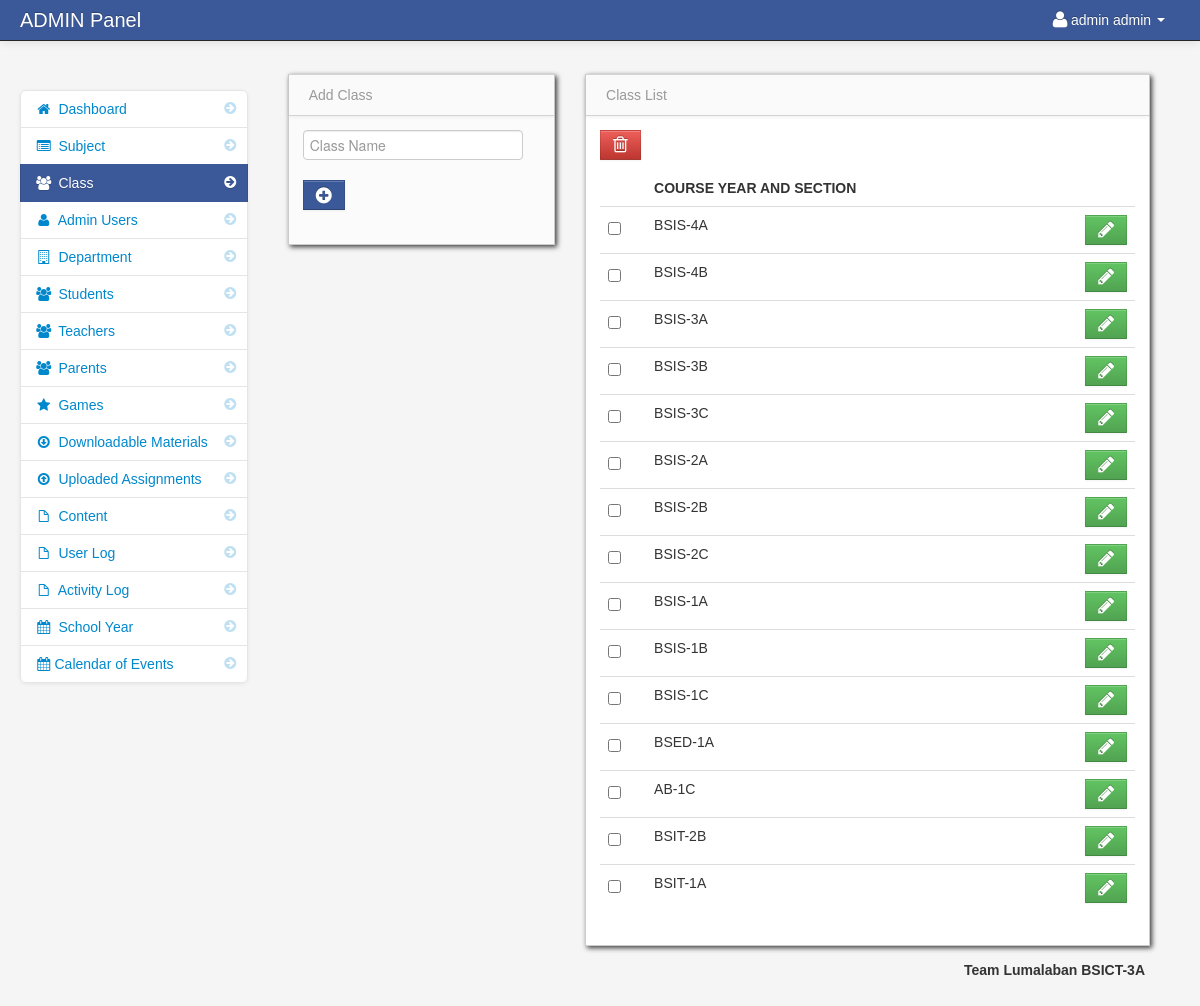
Before: /admin/class.php (signed in) with the older database file.
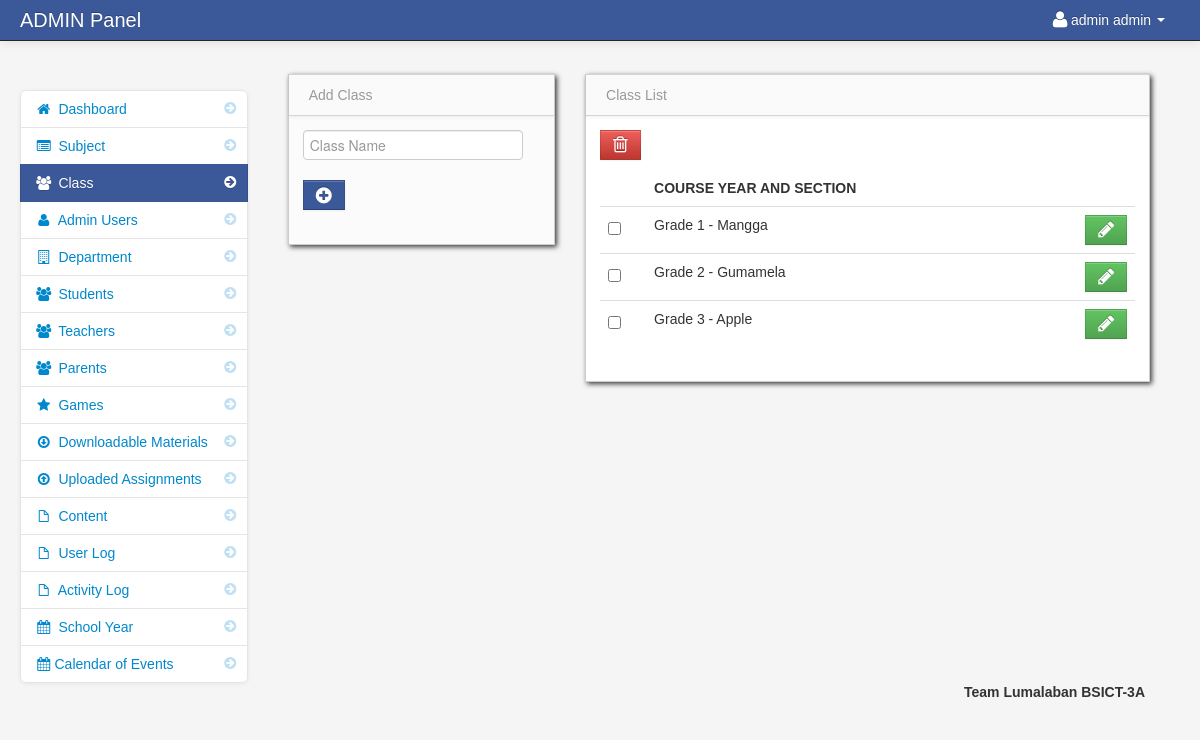
After: the same page with the newer database file.
### tables this page shows
CREATE TABLE `users` (
  `user_id` int(11) NOT NULL,
  `username` varchar(100) NOT NULL,
  `password` varchar(100) NOT NULL,
  `firstname` varchar(100) NOT NULL,
  `lastname` varchar(100) NOT NULL
);

CREATE TABLE `class` (
  `class_id` int(11) NOT NULL,
  `class_name` varchar(100) NOT NULL
);

### admin/session.php (called while the page is built, shortened)
<?php
$session_id=$_SESSION['id'];
?>

### admin/class.php (the view, shortened to what this page needs)
<?php include('header.php'); ?>
<?php include('session.php'); ?>
    <body>
		<?php include('navbar.php'); ?>
        <div class="container-fluid">
            <div class="row-fluid">
				<?php include('class_sidebar.php'); ?>
				<div class="span3" id="adduser">
				<?php include('add_class.php'); ?>
				</div>
                <div class="span6" id="">
                     <div class="row-fluid">
                        <div id="block_bg" class="block">
                            <div class="navbar navbar-inner block-header">
                                <div class="muted pull-left">Class List</div>
                            </div>
                            <div class="block-content collapse in">
                                <div class="span12">
									<form action="delete_class.php" method="post">
  									<table cellpadding="0" cellspacing="0" border="0" class="table" id="example">
										<a data-toggle="modal" href="#class_delete" id="delete"  class="btn btn-danger" name=""><i class="icon-trash icon-large"></i></a>
									<thead>
										  <tr>
													<th></th>
													<th>Course Year And Section</th>
													<th></th>
										   </tr>
										</thead>
										<tbody>
										<?php
										$class_query = mysqli_query($conn,"select * from class")or die(mysqli_error());
										while($class_row = mysqli_fetch_array($class_query)){
										$id = $class_row['class_id'];
										?>
										<tr>
											<td width="30">
											<input id="optionsCheckbox" class="uniform_on" name="selector[]" type="checkbox" value="<?php echo $id; ?>">
											</td>
											<td><?php echo $class_row['class_name']; ?></td>
											<td width="40"><a href="edit_class.php<?php echo '?id='.$id; ?>" class="btn btn-success"><i class="icon-pencil icon-large"></i> </a></td>
										</tr>
										<?php } ?>
										</tbody>
									</table>
									</form>
                                </div>
                            </div>
                        </div>
                    </div>
                </div>
            </div>
		<?php include('footer.php'); ?>
        </div>
		<?php include('script.php'); ?>
    </body>
</html>

### admin/header.php (shortened to what this page needs)
<!DOCTYPE html>
<html class="no-js">
    <head>
			<link href="bootstrap/css/bootstrap.min.css" rel="stylesheet" media="screen">
			<link href="bootstrap/css/bootstrap-responsive.min.css" rel="stylesheet" media="screen">
			<link href="bootstrap/css/font-awesome.css" rel="stylesheet" media="screen">
			<link href="bootstrap/css/my_style.css" rel="stylesheet" media="screen">
			<link href="vendors/easypiechart/jquery.easy-pie-chart.css" rel="stylesheet" media="screen">
			<link href="assets/styles.css" rel="stylesheet" media="screen">
		<link href="vendors/fullcalendar/fullcalendar.css" rel="stylesheet" media="screen">
		<link href="assets/DT_bootstrap.css" rel="stylesheet" media="screen">
		<link href="vendors/jGrowl/jquery.jgrowl.css" rel="stylesheet" media="screen">
		<link rel="stylesheet" type="text/css" href="vendors/bootstrap-wysihtml5/src/bootstrap-wysihtml5.css"></link>
    </head>

### admin/navbar.php (shortened to what this page needs)
<div class="navbar navbar-fixed-top navbar-inverse">
          <div class="navbar-inner">
              <div class="container-fluid">
                  <span class="brand" href="#">ADMIN Panel</span>
                  <div class="nav-collapse collapse">
                      <ul class="nav pull-right">
				<?php $query= mysqli_query($conn,"SELECT * from users where user_id = '$session_id'")or die(mysqli_error());
					$row = mysqli_fetch_array($query);
				?>
                          <li class="dropdown">
                              <a href="#" role="button" class="dropdown-toggle" data-toggle="dropdown"> <i class="icon-user icon-large"></i><?php echo $row['firstname']." ".$row['lastname'];  ?> <i class="caret"></i>
                              </a>
                          </li>
                      </ul>
                  </div>
              </div>
          </div>
      </div>

### admin/class_sidebar.php
<div class="span3" id="sidebar">
               <ul class="nav nav-list bs-docs-sidenav nav-collapse collapse">
                   <li> <a href="dashboard.php"><i class="icon-chevron-right"></i><i class="icon-home"></i>&nbsp;Dashboard</a> </li>
	<li>
                       <a href="subjects.php"><i class="icon-chevron-right"></i><i class="icon-list-alt"></i> Subject</a>
                   </li>
	<li class="active">
                       <a href="class.php"><i class="icon-chevron-right"></i><i class="icon-group"></i> Class</a>
                   </li>
	<li>
                       <a href="admin_user.php"><i class="icon-chevron-right"></i><i class="icon-user"></i> Admin Users</a>
                   </li>
	<li>
                       <a href="department.php"><i class="icon-chevron-right"></i><i class="icon-building"></i> Department</a>
                   </li>
	<li>
                       <a href="students.php"><i class="icon-chevron-right"></i><i class="icon-group"></i> Students</a>
                   </li>
	<li>
                       <a href="teachers.php"><i class="icon-chevron-right"></i><i class="icon-group"></i> Teachers</a>
                   </li>
                   <li>
                       <a href="parents.php"><i class="icon-chevron-right"></i><i class="icon-group"></i> Parents</a>
                   </li>
                   <li>
                       <a href="games.php"><i class="icon-chevron-right"></i><i class="icon-star"></i> Games</a>
                   </li>
	<li>
                       <a href="downloadable.php"><i class="icon-chevron-right"></i><i class="icon-download"></i> Downloadable Materials</a>
                   </li>
	<li>
                       <a href="assignment.php"><i class="icon-chevron-right"></i><i class="icon-upload"></i> Uploaded Assignments</a>
                   </li>
	<li>
                       <a href="content.php"><i class="icon-chevron-right"></i><i class="icon-file"></i> Content</a>
                   </li>
	<li>
                       <a href="user_log.php"><i class="icon-chevron-right"></i><i class="icon-file"></i> User Log</a>
                   </li>
	<li>
                       <a href="activity_log.php"><i class="icon-chevron-right"></i><i class="icon-file"></i> Activity Log</a>
                   </li>
                   <li>
                       <a href="school_year.php"><i class="icon-chevron-right"></i><i class="icon-calendar"></i> School Year</a>
                   </li>
	<li class="">
                       <a href="calendar_of_events.php"><i class="icon-chevron-right"></i><i class="icon-calendar"></i>Calendar of Events</a>
                   </li>
               </ul>
           </div>

### admin/add_class.php (shortened to what this page needs)
<div class="row-fluid">
                     <div class="block">
                         <div class="navbar navbar-inner block-header">
                             <div class="muted pull-left">Add Class</div>
                         </div>
                         <div class="block-content collapse in">
                             <div class="span12">
					<form method="post">
							<div class="control-group">
                                       <div class="controls">
                                         <input name="class_name" class="input focused" id="focusedInput" type="text" placeholder = "Class Name" required>
                                       </div>
                                     </div>
								<div class="control-group">
                                       <div class="controls">
									<button name="save" class="btn btn-info"><i class="icon-plus-sign icon-large"></i></button>
                                       </div>
                                     </div>
                             </form>
					</div>
                         </div>
                     </div>
                 </div><?php

### admin/footer.php (shortened to what this page needs)
<div class="pull-right">
		<footer>
           <p>Team Lumalaban BSICT-3A</p>
</div>

### admin/script.php (shortened to what this page needs)
        <link href="vendors/datepicker.css" rel="stylesheet" media="screen">
      <link href="vendors/uniform.default.css" rel="stylesheet" media="screen">
      <link href="vendors/chosen.min.css" rel="stylesheet" media="screen">
<link href="vendors/datepicker.css" rel="stylesheet" media="screen">

### admin/assets/styles.css (style rules this page uses)
body { padding-top: 60px; padding-bottom: 40px; background-color: #f5f5f5; }
.block { background: url("../images/pixel-60fff.png") repeat scroll 0 0 rgba(0, 0, 0, 0) !important; border: 1px solid #ccc; background: white; margin: 1em 0em; border-top: none; -webkit-box-shadow: 2px 2px 5px rgba(0, 0, 6, 0.75); -moz-box-shadow: 2px 2px 5px rgba(0, 0, 6, 0.75); box-shadow: 2px 2px 5px rgba(0, 0, 6, 0.75); }
.block-content { margin: 1em; min-height: .25em; }
.block-header { margin-bottom: 0px; border-right: none; border-left: none; -webkit-border-radius: 0px; -moz-border-radius: 0px; border-radius: 0px; }
.block-header div { padding-top: 10px; }
.bs-docs-sidenav { max-width: 228px; margin: 30px 0 0; padding: 0; background-color: #fff; -webkit-border-radius: 6px; -moz-border-radius: 6px; border-radius: 6px; -webkit-box-shadow: 0 1px 4px rgba(0,0,0,.065); -moz-box-shadow: 0 1px 4px rgba(0,0,0,.065); box-shadow: 0 1px 4px rgba(0,0,0,.065); }
.bs-docs-sidenav > li > a { display: block; width: 190px \9; margin: 0 0 -1px; padding: 8px 14px; border: 1px solid #e5e5e5; }
.bs-docs-sidenav > li:first-child > a { -webkit-border-radius: 6px 6px 0 0; -moz-border-radius: 6px 6px 0 0; border-radius: 6px 6px 0 0; }
.bs-docs-sidenav > li:last-child > a { -webkit-border-radius: 0 0 6px 6px; -moz-border-radius: 0 0 6px 6px; border-radius: 0 0 6px 6px; }
.bs-docs-sidenav > .active > a { position: relative; z-index: 2; padding: 9px 15px; border: 0; text-shadow: 0 1px 0 rgba(0,0,0,.15); -webkit-box-shadow: inset 1px 0 0 rgba(0,0,0,.1), inset -1px 0 0 rgba(0,0,0,.1); -moz-box-shadow: inset 1px 0 0 rgba(0,0,0,.1), inset -1px 0 0 rgba(0,0,0,.1); box-shadow: inset 1px 0 0 rgba(0,0,0,.1), inset -1px 0 0 rgba(0,0,0,.1); }
.bs-docs-sidenav .icon-chevron-right { float: right; margin-top: 2px; margin-right: -6px; opacity: .25; }
.bs-docs-sidenav .active .icon-chevron-right, .bs-docs-sidenav .active a:hover .icon-chevron-right { opacity: 1; }

Changed rows visible on the page:
removed class: class_name "BSIS-4A"
removed class: class_name "BSIS-4B"
removed class: class_name "BSIS-3A"
removed class: class_name "BSIS-3B"
removed class: class_name "BSIS-3C"
removed class: class_name "BSIS-2A"
removed class: class_name "BSIS-2B"
removed class: class_name "BSIS-2C"
removed class: class_name "BSIS-1A"
removed class: class_name "BSIS-1B"
removed class: class_name "BSIS-1C"
removed class: class_name "BSED-1A"
removed class: class_name "AB-1C"
removed class: class_name "BSIT-2B"
removed class: class_name "BSIT-1A"
added class: class_name "Grade 1 - Mangga"
added class: class_name "Grade 2 - Gumamela"
added class: class_name "Grade 3 - Apple"
